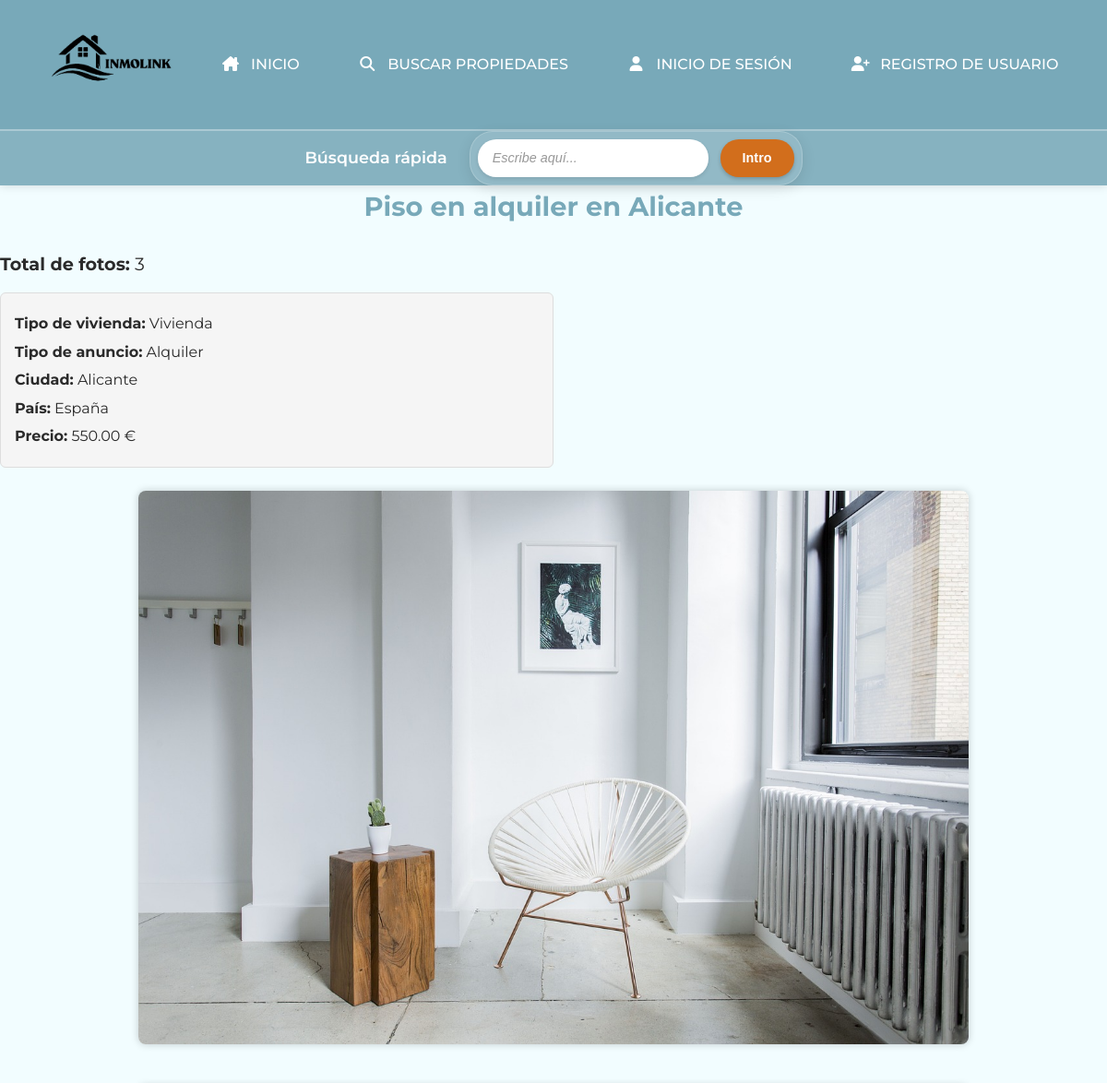
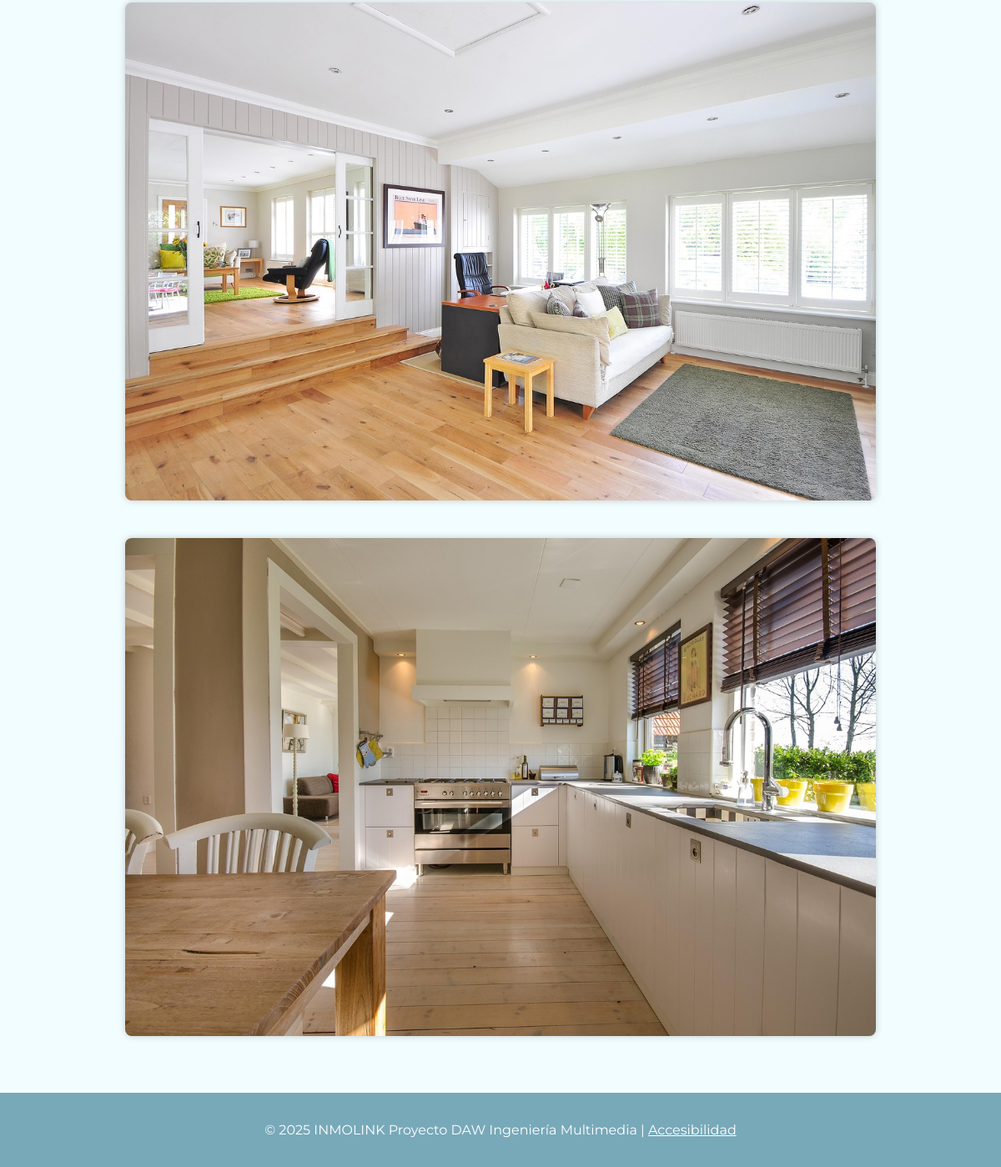
The app's page /ver_fotos.php?id=1 with its own data (2 pictures, top to bottom).
### tables this page shows
CREATE TABLE `anuncios` (
  `IdAnuncio` int(11) NOT NULL,
  `TAnuncio` smallint(5) UNSIGNED DEFAULT NULL,
  `TVivienda` smallint(5) UNSIGNED DEFAULT NULL,
  `FPrincipal` varchar(255) DEFAULT NULL,
  `Alternativo` varchar(255) NOT NULL,
  `Titulo` varchar(255) DEFAULT NULL,
  `Precio` decimal(12,2) DEFAULT NULL,
  `Texto` text DEFAULT NULL,
  `Ciudad` varchar(255) DEFAULT NULL,
  `Pais` int(11) DEFAULT NULL,
  `Superficie` decimal(10,2) DEFAULT NULL,
  `NHabitaciones` int(11) DEFAULT NULL,
  `NBanyos` int(11) DEFAULT NULL,
  `Planta` int(11) DEFAULT NULL,
  `Anyo` int(11) DEFAULT NULL,
  `FRegistro` datetime NOT NULL DEFAULT current_timestamp(),
  `Usuario` int(11) DEFAULT NULL
);

CREATE TABLE `tiposviviendas` (
  `IdTVivienda` smallint(5) UNSIGNED NOT NULL,
  `NomTVivienda` varchar(255) NOT NULL
);

CREATE TABLE `tiposanuncios` (
  `IdTAnuncio` smallint(5) UNSIGNED NOT NULL,
  `NomTAnuncio` varchar(255) NOT NULL
);

CREATE TABLE `paises` (
  `IdPais` int(11) NOT NULL,
  `NomPais` varchar(255) NOT NULL
);

### ver_fotos.php (called while the page is built, shortened)
<?php
require_once __DIR__ . '/includes/ver_fotos_comun.php';
$conexion = get_db();
$id = isset($_GET['id']) ? intval($_GET['id']) : 0;
$sql = "SELECT a.*, ta.NomTAnuncio AS tipo_anuncio, tv.NomTVivienda AS tipo_vivienda,
        p.NomPais AS pais
        FROM anuncios a
        LEFT JOIN tiposanuncios ta ON a.TAnuncio = ta.IdTAnuncio
        LEFT JOIN tiposviviendas tv ON a.TVivienda = tv.IdTVivienda
        LEFT JOIN paises p ON a.Pais = p.IdPais
        WHERE a.IdAnuncio = ?";
$stmt = $conexion->prepare($sql);
$stmt->bind_param('i', $id);
$stmt->execute();
$res = $stmt->get_result();
$anuncio = $res->fetch_assoc();
$sql2 = "SELECT Foto FROM fotos WHERE Anuncio = ?";
$stmt2 = $conexion->prepare($sql2);
$stmt2->bind_param('i', $id);
$stmt2->execute();
$res2 = $stmt2->get_result();
$fotos = [];
if (!empty($anuncio['FPrincipal'])) {
    $fotos[] = $anuncio['FPrincipal'];
}
while ($f = $res2->fetch_assoc()) {
    $fotos[] = $f['Foto'];
}
require_once __DIR__ . '/includes/cabecera.php';
mostrar_bloque_fotos_comun($anuncio, $fotos);
require_once __DIR__ . '/includes/pie.php';
?>

### includes/ver_fotos_comun.php (the view, shortened to what this page needs)
<?php
function mostrar_bloque_fotos_comun($anuncio, $fotos, $propietario = false) {
?>
    <h2><?= htmlspecialchars($anuncio['Titulo']) ?></h2>
    <p class="total-fotos"><strong>Total de fotos:</strong> <?= count($fotos) ?></p>
    <section class="info-basica-fotos">
        <p><strong>Tipo de vivienda:</strong> <?= htmlspecialchars($anuncio['tipo_vivienda']) ?></p>
        <p><strong>Tipo de anuncio:</strong> <?= htmlspecialchars($anuncio['tipo_anuncio']) ?></p>
        <p><strong>Ciudad:</strong> <?= htmlspecialchars($anuncio['Ciudad']) ?></p>
        <p><strong>País:</strong> <?= htmlspecialchars($anuncio['pais']) ?></p>
        <p><strong>Precio:</strong> <?= htmlspecialchars($anuncio['Precio']) ?> €</p>
    </section>
    <section id="galeria-fotos">
        <?php foreach ($fotos as $foto): ?>
            <div class="foto-contenedor" style="margin-bottom:20px;">
                <img class="foto-grande" src="<?= htmlspecialchars($foto) ?>" alt="foto anuncio">
            </div>
        <?php endforeach; ?>
    </section>
<?php
}
?>

### css/inmolink.css (style rules this page uses)
body { overflow-x: hidden; }
.total-fotos { font-size: 1.2em; margin-bottom: 15px; }
.info-basica-fotos { background: #f5f5f5; border: 1px solid #ddd; padding: 15px; margin-bottom: 25px; max-width: 600px; border-radius: 6px; }
.info-basica-fotos p { margin: 5px 0; font-size: 1em; }
#galeria-fotos { display: flex; flex-direction: column; align-items: center; gap: 25px; }
.foto-contenedor { width: 100%; display: flex; justify-content: center; }
.foto-grande { max-width: 900px; width: 90%; height: auto; border-radius: 8px; box-shadow: 0 0 8px rgba(0,0,0,0.2); }

### css/noche.css (style rules this page uses)
html { filter: invert(1) hue-rotate(180deg); background-color: #111; }
img, video, iframe, svg { filter: invert(1) hue-rotate(180deg); }

### css/alto_contraste.css (style rules this page uses)
:root { --color-primario: #fead0a; --color-secundario: #004080; --color-acento: #ffea00; --color-texto: #000000; --color-fondo: #e6d257; --color-footer-bg: #002b5c; --color-footer-texto: #ffe62d; --color-mensaje-fondo: #f2f2f2; --color-mensaje-texto: #000000; --color-mensaje-borde: #000000; }

### css/texto_grande.css (style rules this page uses)
p, li, dd { margin-bottom: 0.8em; }

### css/texto_grande_dislexia.css (style rules this page uses)
body { font-family: 'OpenDyslexic', system-ui, -apple-system, Segoe UI, Roboto, Arial, sans-serif; line-height: 1.8; }

### css/variables.css (style rules this page uses)
:root { --color-primario: #d26e1c; --color-secundario: #78a9b9; --color-terciario: #39c1da; --color-texto: #2a2a2a; --color-fondo: #f2fdff; --color-footer-bg: #78a9b9; --color-footer-texto: #ffffff; --transicion: all 0.3s ease; --color-mensaje-fondo: #f9f9f9; --color-mensaje-texto: #333; --color-mensaje-borde: #d26e1c; }

### css/base.css (style rules this page uses)
* { box-sizing: border-box; margin: 0; padding: 0; }
body { font-family: 'Montserrat', sans-serif; background-color: var(--color-fondo); color: var(--color-texto); line-height: 1.6; }

### css/main.css (style rules this page uses)
h2 { color: var(--color-secundario); font-size: 1.8rem; text-align: center; margin-bottom: 1.5rem; }

### records on screen
anuncios: Titulo "Piso en alquiler en Alicante", TVivienda.NomTVivienda "Vivienda", TAnuncio.NomTAnuncio "Alquiler", Ciudad "Alicante", Pais.NomPais "España", Precio "550.00"

### other values on screen
count($fotos) "3"
